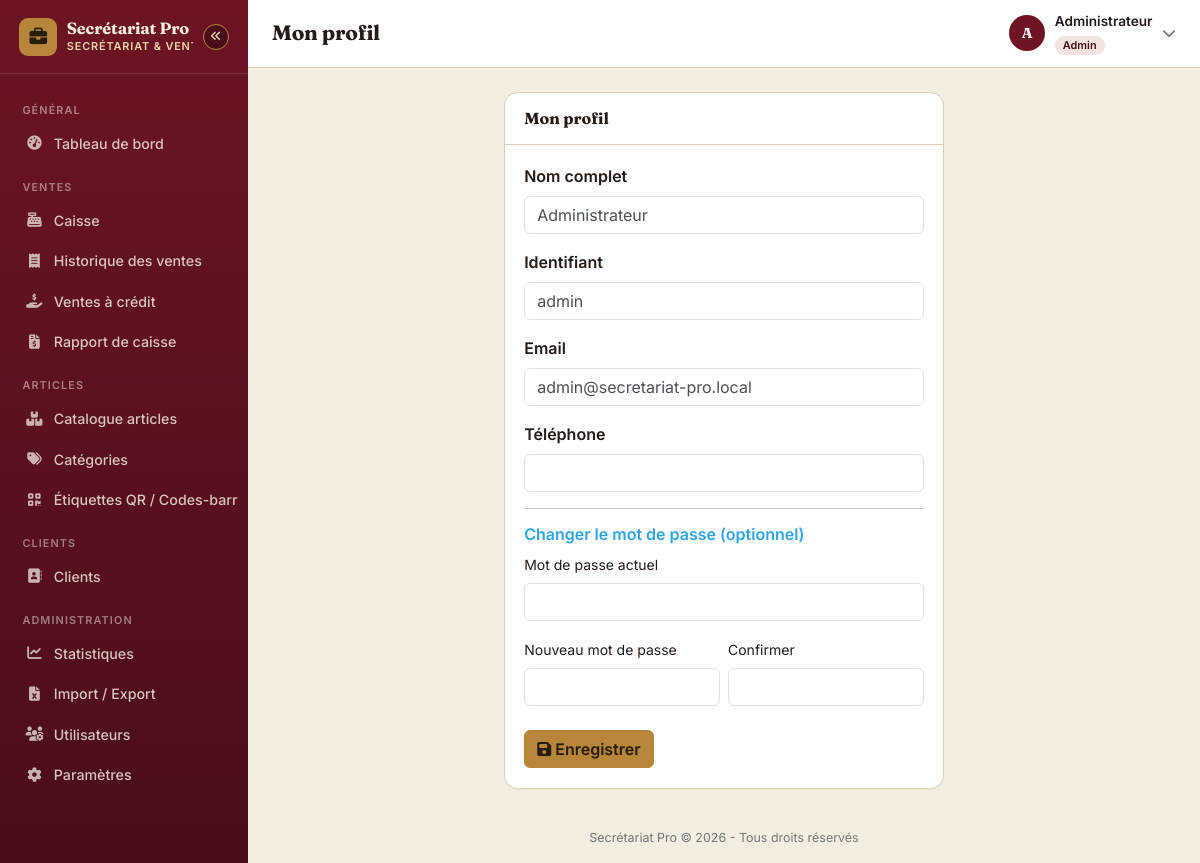
The app's page /utilisateurs/profil.php (signed in) with its own data.
### tables this page shows
CREATE TABLE users (
    id INT AUTO_INCREMENT PRIMARY KEY,
    username VARCHAR(50) NOT NULL UNIQUE,
    password_hash VARCHAR(255) NOT NULL,
    full_name VARCHAR(150) NOT NULL,
    email VARCHAR(150) DEFAULT NULL,
    telephone VARCHAR(30) DEFAULT NULL,
    role ENUM('admin','secretaire','vendeur') NOT NULL DEFAULT 'vendeur',
    actif TINYINT(1) NOT NULL DEFAULT 1,
    derniere_connexion DATETIME DEFAULT NULL,
    tentatives_echouees INT NOT NULL DEFAULT 0,
    bloque_jusqu DATETIME DEFAULT NULL,
    created_at DATETIME NOT NULL DEFAULT CURRENT_TIMESTAMP,
    updated_at DATETIME NOT NULL DEFAULT CURRENT_TIMESTAMP ON UPDATE CURRENT_TIMESTAMP
);

### includes/auth.php (called while the page is built, shortened)
<?php
require_once __DIR__ . '/functions.php';
function current_user(): ?array
{
    return [
        'id'        => $_SESSION['user_id'],
        'username'  => $_SESSION['username'] ?? '',
        'full_name' => $_SESSION['full_name'] ?? '',
        'role'      => $_SESSION['role'] ?? '',
    ];
}
function require_root_depth(): string
{
    $scriptPath = str_replace('\\', '/', $_SERVER['SCRIPT_FILENAME'] ?? '');
    $root = str_replace('\\', '/', realpath(APP_ROOT));
    $rel = trim(str_replace($root, '', dirname($scriptPath)), '/');
    $depth = count(explode('/', $rel));
    return str_repeat('../', $depth);
}

### includes/functions.php (called while the page is built, shortened)
<?php
function e(?string $value): string
{
    return htmlspecialchars($value ?? '', ENT_QUOTES, 'UTF-8');
}

### utilisateurs/profil.php (the view, shortened to what this page needs)
<?php
require_once __DIR__ . '/../includes/auth.php';
$pdo = Database::getConnection();
$id = (int)$_SESSION['user_id'];
$stmt = $pdo->prepare('SELECT * FROM users WHERE id = ?');
$stmt->execute([$id]);
$u = $stmt->fetch();
$pageTitle = 'Mon profil';
include __DIR__ . '/../includes/header.php';
?>
<div class="row justify-content-center">
    <div class="col-lg-6">
        <div class="sp-card">
            <div class="sp-card-header"><h6>Mon profil</h6></div>
            <div class="sp-card-body">
                <form method="post" novalidate>
                    <div class="mb-3">
                        <label class="form-label fw-semibold">Nom complet</label>
                        <input type="text" name="full_name" class="form-control" required value="<?= e($u['full_name']) ?>">
                    </div>
                    <div class="mb-3">
                        <label class="form-label fw-semibold">Identifiant</label>
                        <input type="text" name="username" class="form-control" required value="<?= e($u['username']) ?>" pattern="[a-zA-Z0-9._-]{3,50}">
                    </div>
                    <div class="mb-3">
                        <label class="form-label fw-semibold">Email</label>
                        <input type="email" name="email" class="form-control" value="<?= e($u['email']) ?>">
                    </div>
                    <div class="mb-3">
                        <label class="form-label fw-semibold">Téléphone</label>
                        <input type="text" name="telephone" class="form-control" value="<?= e($u['telephone']) ?>">
                    </div>
                    <hr>
                    <h6 class="fw-semibold">Changer le mot de passe (optionnel)</h6>
                    <div class="mb-3">
                        <label class="form-label small">Mot de passe actuel</label>
                        <input type="password" name="current_password" class="form-control">
                    </div>
                    <div class="row g-2">
                        <div class="col-6">
                            <label class="form-label small">Nouveau mot de passe</label>
                            <input type="password" name="new_password" class="form-control" minlength="8">
                        </div>
                        <div class="col-6">
                            <label class="form-label small">Confirmer</label>
                            <input type="password" name="new_password_confirm" class="form-control" minlength="8">
                        </div>
                    </div>
                    <button type="submit" class="btn btn-sp-amber mt-4"><i class="fa-solid fa-floppy-disk me-1"></i>Enregistrer</button>
                </form>
            </div>
        </div>
    </div>
</div>
<?php include __DIR__ . '/../includes/footer.php'; ?>

### includes/header.php (shortened to what this page needs)
<?php
$ROOT = require_root_depth();
$pageTitle = $pageTitle ?? APP_NAME;
?>
<!DOCTYPE html>
<html lang="fr">
<head>
    <link rel="stylesheet" href="<?= $ROOT ?>assets/css/bootstrap.min.css">
    <link rel="stylesheet" href="<?= $ROOT ?>assets/css/all.min.css">
    <link rel="stylesheet" href="<?= $ROOT ?>assets/css/inter.css">
    <link rel="stylesheet" href="<?= $ROOT ?>assets/css/app.css">
</head>
<body>
<div class="sp-wrapper">
    <?php include __DIR__ . '/sidebar.php'; ?>
    <div class="sp-main">
        <header class="sp-topbar no-print">
            <h1 class="page-title flex-grow-1"><?= e($pageTitle) ?></h1>
            <div class="dropdown">
                <div class="sp-user-menu" data-bs-toggle="dropdown" role="button">
                    <div class="sp-user-avatar"><?= e(mb_strtoupper(mb_substr($user['full_name'] ?? '?', 0, 1))) ?></div>
                    <div class="d-none d-md-block">
                        <div class="fw-semibold" style="font-size:.85rem;"><?= e($user['full_name'] ?? '') ?></div>
                        <span class="sp-role-badge <?= e($user['role'] ?? '') ?>"><?= e(ucfirst($user['role'] ?? '')) ?></span>
                    </div>
                    <i class="fa-solid fa-chevron-down small text-muted"></i>
                </div>
            </div>
        </header>
        <div class="sp-content">

### assets/css/inter.css (style rules this page uses)
body { font-family: 'Inter', -apple-system, BlinkMacSystemFont, 'Segoe UI', sans-serif; }

### assets/css/app.css (style rules this page uses)
:root { --sp-navy: #6E1423; --sp-navy-dark: #4A0E18; --sp-navy-light: #8B2436; --sp-amber: #B8863B; --sp-amber-dark: #A3762F; --sp-amber-light: #E9D8AE; --sp-bg: #F4EEE1; --sp-card: #ffffff; --sp-border: #DDD0B4; --sp-text: #241A16; --sp-text-muted: #6B6259; --sp-success: #3F5A45; --sp-danger: #B3261E; --sp-warning: #C9992E; --sp-info: #4A6E82; --sp-radius: .85rem; --sp-sidebar-w: 248px; --sp-sidebar-w-collapsed: 76px; }
* { box-sizing:border-box; }
body { background:var(--sp-bg); color:var(--sp-text); min-height:100vh; }
.font-display, h1, h2, h3, .page-title, .kpi-value, .brand-name, .sp-login-side h2 { font-family: 'Fraunces', Georgia, 'Times New Roman', serif; font-weight: 700; letter-spacing: -0.01em; }
.sp-wrapper { display:flex; min-height:100vh; }
.sp-main { flex:1; margin-left:var(--sp-sidebar-w); min-height:100vh; display:flex; flex-direction:column; transition:margin-left .2s ease; }
.sp-topbar { background:var(--sp-card); border-bottom:1px solid var(--sp-border); padding:.7rem 1.5rem; display:flex; align-items:center; gap:1rem; position:sticky; top:0; z-index:1020; }
.sp-topbar .page-title { font-weight:700; font-size:1.3rem; color:var(--sp-text); margin:0; }
.sp-user-menu { display:flex; align-items:center; gap:.6rem; cursor:pointer; }
.sp-user-avatar { width:36px; height:36px; border-radius:50%; background:var(--sp-navy); color:#fff; display:flex; align-items:center; justify-content:center; font-family:'Fraunces', serif; font-weight:700; font-size:.9rem; }
.sp-role-badge { font-size:.68rem; padding:.15rem .5rem; border-radius:999px; font-weight:600; }
.sp-role-badge.admin { background:#F3E3E1; color:var(--sp-navy-dark); }
.sp-content { padding:1.5rem; flex:1; }
.sp-card { background:var(--sp-card); border:1px solid var(--sp-border); border-radius:var(--sp-radius); box-shadow:0 1px 2px rgba(36,26,22,.04); }
.sp-card .sp-card-header { padding:1rem 1.2rem; border-bottom:1px solid var(--sp-border); display:flex; align-items:center; justify-content:space-between; }
.sp-card .sp-card-header h5,.sp-card .sp-card-header h6 { margin:0; font-weight:700; color:var(--sp-text); font-family:'Fraunces', serif; }
.sp-card .sp-card-body { padding:1.2rem; }
.btn-sp-amber { background:var(--sp-amber); border-color:var(--sp-amber); color:#2A1D0C; font-weight:600; }

### records on screen
users: full_name "A", full_name "Administrateur", role "Admin", username "admin", email "admin@secretariat-pro.local"

### other values on screen
get_param('nom_entreprise', APP_NAME) "Secrétariat Pro"
$pageTitle "Mon profil"
